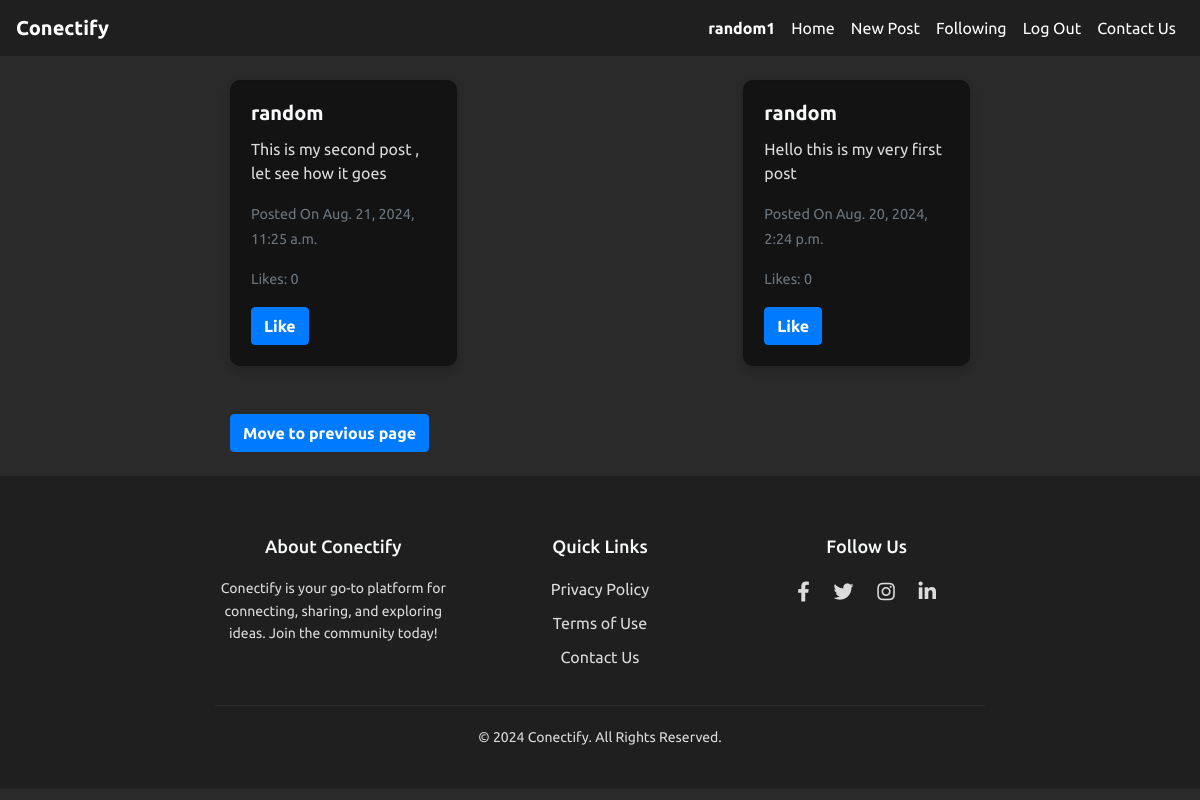
Screenshot of /following?page=2 (signed in) with the database file from the repository.
### network/models.py (models this page shows, shortened)
class User(AbstractUser):
    profile_image = models.ImageField(upload_to = "profile_image", blank=True,null=True)

class Post(models.Model):
    user = models.ForeignKey(User , on_delete=models.CASCADE, related_name="posts")
    image = models.ImageField( upload_to="post_images/'",blank= True , null = True)
    image_url = models.URLField(blank=True , null= True)
    content = models.TextField()
    updated_at = models.DateTimeField(auto_now_add = True)
    timestamp = models.DateTimeField(auto_now_add=True)
    likes = models.ManyToManyField(User, blank=True , related_name="likes")

### network/views.py (the view)
# urls.py: path('following',views.following_page,name="following"),
@login_required
def following_page(request):
    user = request.user
    followed_users_ids = Follow.objects.filter(follower=user).values_list('followed_id', flat=True)
    posts = Post.objects.filter(user_id__in=followed_users_ids).order_by('-timestamp')
    paginator = Paginator(posts,10)
    page_number = request.GET.get("page")
    page_obj = paginator.get_page(page_number)
    return render(request, 'network/following.html', {
        'posts': page_obj.object_list,
        'page_obj':page_obj
        })

### network/templates/network/following.html (shortened to what this page needs)
{% extends "network/layout.html" %}
{% block body %}
<div class="container mt-4">
    <div class="row">
        <div class="col-12">
            <div class="row" id="post-container">
                {% for post in posts %}
                <div class="col-md-4 mb-4">
                    <div class="card" id="post-{{ post.id }}">
                        <div class="card-body">
                            <h5 class="card-title" ><a href="{% url "profile" post.user.username %}">{{ post.user.username }}</a></h5>
                            <p class="card-text" id="post-content-{{ post.id }}">{{ post.content }}</p>
                            <p class="card-text"><small class="text-muted">Posted On {{ post.timestamp }}</small></p>
                            <p class="card-text">
                                <small class="text-muted">Likes: <span id="like-count-{{ post.id }}">{{ post.likes.count }}</span></small>
                            </p>
                            {% if post.user != user %}
                                {% if user in post.likes.all %}
                                <button class="btn btn-warning" id="like-btn-{{ post.id }}" onclick="toggleLike({{ post.id }})"> Unlike </button>
                                {% else %}
                                <button class="btn btn-primary" id="like-btn-{{ post.id }}" onclick="toggleLike({{ post.id }})"> Like </button>
                                {% endif %}
                            {% endif %}
                        </div>
                    </div>
                </div>
                {% endfor %}
            </div>
        </div>
    </div>
     <div class="d-flex justify-content-between mt-4">
        {% if page_obj.has_previous %}
        <a class="btn btn-primary" href="?page={{ page_obj.previous_page_number }}">Move to previous page</a>
        {% endif %}
    </div>
</div>
{% endblock body %}

### network/templates/network/layout.html (shortened to what this page needs)
{% load static %}
<!DOCTYPE html>
<html lang="en">
<head>
    <link rel="stylesheet" href="https://stackpath.bootstrapcdn.com/bootstrap/4.4.1/css/bootstrap.min.css">
    <link href="{% static 'network/styles.css' %}" rel="stylesheet">
    <link href="https://cdnjs.cloudflare.com/ajax/libs/font-awesome/5.15.4/css/all.min.css" rel="stylesheet">
</head>
<body>
    <nav class="navbar navbar-expand-lg navbar-dark bg-dark">
        <a class="navbar-brand" href="#top"><strong>Conectify</strong></a>
        <div class="collapse navbar-collapse" id="navbarNav">
            <ul class="navbar-nav ml-auto">
                {% if user.is_authenticated %}
                    <li class="nav-item">
                        <a class="nav-link" href="{% url 'profile' user.username %}"><strong>{{ user.username }}</strong></a>
                    </li>
                    <li class="nav-item">
                        <a class="nav-link" href="{% url 'all-posts' %}">Home</a>
                    </li>
                    <li class="nav-item">
                        <a class="nav-link" href="{% url 'new-post' %}">New Post</a>
                    </li>
                    <li class="nav-item">
                        <a class="nav-link" href="{% url 'following' %}">Following</a>
                    </li>
                    <li class="nav-item">
                        <a class="nav-link" href="{% url 'logout' %}">Log Out</a>
                    </li>
                {% endif %}
                <li class="nav-item">
                    <a class="nav-link" href="#footer">Contact Us</a>
                </li>
            </ul>
        </div>
    </nav>
   <div class="container my-4 flex-grow-1">
    {% block body %}
    {% endblock %}
</div>
<footer id="footer">
    <div class="container">
        <div class="row">
            <div class="col-md-4">
                <h5>About Conectify</h5>
                <p>Conectify is your go-to platform for connecting, sharing, and exploring ideas. Join the community today!</p>
            </div>
            <div class="col-md-4">
                <h5>Quick Links</h5>
                <ul class="list-unstyled">
                    <li><a href="#">Privacy Policy</a></li>
                    <li><a href="#">Terms of Use</a></li>
                    <li><a href="#">Contact Us</a></li>
                </ul>
            </div>
            <div class="col-md-4">
                <h5>Follow Us</h5>
                <div class="social-icons">
                    <a href="#"><i class="fab fa-facebook-f"></i></a>
                    <a href="#"><i class="fab fa-twitter"></i></a>
                    <a href="#"><i class="fab fa-instagram"></i></a>
                    <a href="#"><i class="fab fa-linkedin-in"></i></a>
                </div>
            </div>
        </div>
        <hr class="footer-divider">
        <p>&copy; 2024 Conectify. All Rights Reserved.</p>
    </div>
</footer>
</body>
</html>

### network/static/network/styles.css (style rules this page uses)
html { scroll-behavior: smooth; }
body { font-family:'Ubuntu',sans-serif; background-color: #2b2a2a; }
.navbar { background-color: #1f1f1f !important; }
.navbar-brand { font-weight: bold; color: white !important; }
.navbar-nav .nav-link { color: white !important; }
.container { max-width: 800px; margin-top: 20px; }
#post-container { display: flex; flex-wrap: wrap; justify-content: space-between; gap: 20px; }
.card { background-color: #131313; border-radius: 10px; transition: transform 0.3s ease, box-shadow 0.3s ease; cursor: pointer; box-shadow: 0 4px 8px rgba(0, 0, 0, 0.2); color: #dcdcdc; }
.card-title a { color: #f8f9fa; font-weight: 600; text-decoration: none; transition: color 0.3s ease; }
.btn { transition: background-color 0.3s ease, color 0.3s ease; font-weight: bold; }
.text-muted { font-size: 0.9em; color: #a6a6a6; }
footer { background-color: #1f1f1f; color: #dcdcdc; text-align: center; padding: 40px 0; }
footer h5 { color: #f8f9fa; margin-bottom: 20px; font-size: 18px; }
footer p { font-size: 14px; margin: 0; line-height: 1.6; }
footer ul { list-style: none; padding: 0; }
footer ul li { margin: 10px 0; }
footer ul li a { color: #dcdcdc !important; text-decoration: none !important; transition: color 0.3s ease-in-out; }
footer .social-icons a { font-size: 20px; color: #dcdcdc; margin: 0 10px; transition: color 0.3s ease-in-out; }
footer .footer-divider { border-top: 1px solid #2c2c2c; margin: 20px 0; }

### rows the page displays
User: username "random1"
Post: user.username "random", content "This is my second post , let see how it goes", timestamp "Aug. 21, 2024, 11:25 a.m.", likes.count "0"
Post: user.username "random", content "Hello this is my very first post", timestamp "Aug. 20, 2024, 2:24 p.m.", likes.count "0"
